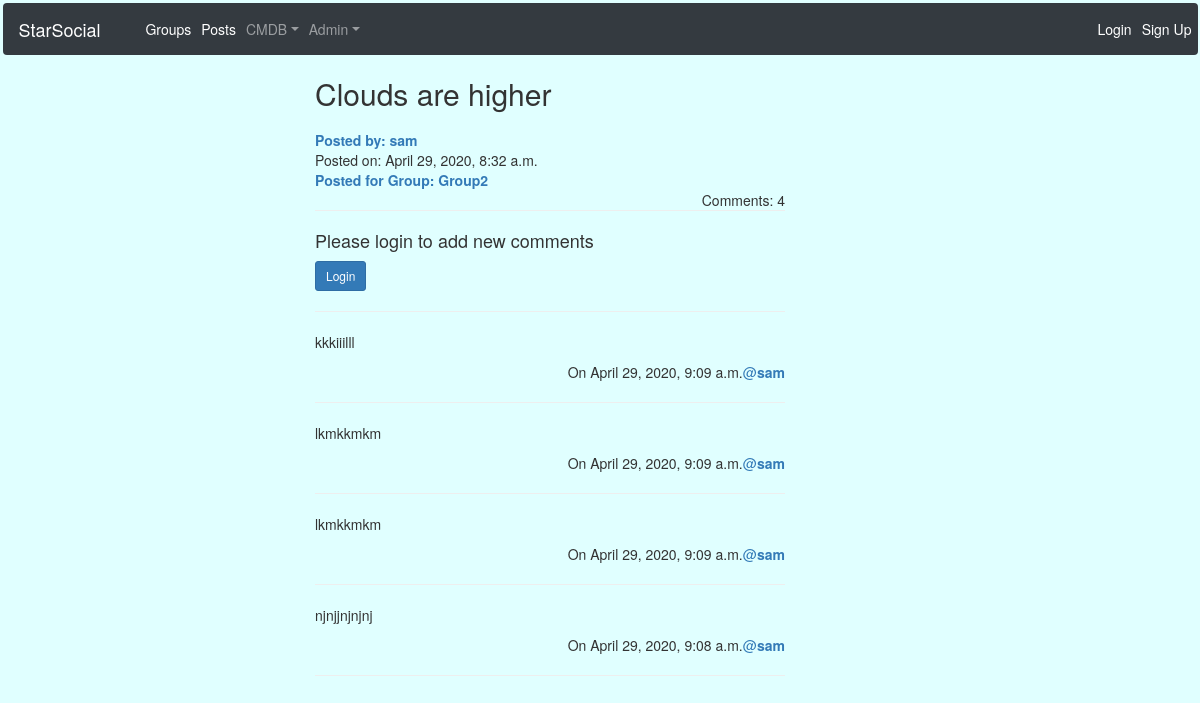
The page /posts/by/sam/12/ on the database its author committed.
### posts/models.py (models this page shows, shortened)
class Post(models.Model):
    user = models.ForeignKey(User,related_name='posts',blank=True,null=True,on_delete=models.CASCADE)
    created_at = models.DateTimeField(auto_now=True)
    message = models.TextField()
    message_html = models.TextField(editable=False)
    group = models.ForeignKey(Group, related_name='posts',blank=True,null=True,on_delete=models.CASCADE)
    class Meta:
        ordering = ['-created_at']
        unique_together = ['user','message']

class Comment(models.Model):
    message = models.TextField()
    post = models.ForeignKey(Post,related_name='comments',blank=True,null=True,on_delete=models.CASCADE)
    user = models.ForeignKey(User,related_name='comments',blank=True,null=True,on_delete=models.CASCADE)
    created_at = models.DateTimeField(auto_now=True)
    approved_comment = models.BooleanField(default=False)
    class Meta:
        ordering = ['-created_at']

### groups/models.py (models this page shows, shortened)
class Group(models.Model):
    name = models.CharField(max_length=255,unique=True)
    slug = models.SlugField(allow_unicode=True,unique=True)
    description = models.TextField(blank=True,default='')
    description_html = models.TextField(editable=False,blank=True,default='')
    member = models.ManyToManyField(User, through='GroupMember')
    class Meta:
        ordering = ['name']

### posts/views.py (the view)
# urls.py: url(r'by/(?P<username>[-\w]+)/(?P<pk>\d+)/$', views.PostDetail.as_view(), name='single'),
class PostDetail(SelectRelatedMixin,generic.DetailView):
    model = models.Post
    select_related = ('user','group')
    def get_queryset(self):
        queryset = super().get_queryset()
        return queryset.filter(user__username__iexact = self.kwargs.get('username'))

### posts/templates/posts/post_detail.html (shortened to what this page needs)
{% include 'posts/post_base.html' %}
{% load bootstrap3 %}
{% block post_content %}
    <div class='col-md-3'></div>
    <div class='col-md-5'>
        <h2>{{ post.message }}</h2>
        <div>
            <a href="{% url 'posts:for_user' username=post.user.username %}">
                <strong>Posted by: {{ post.user.username }}</strong>
            </a>
            <div class='time'>
                <span> Posted on: {{ post.created_at }}</span>
            </div>
            <a href="{% url 'groups:single' slug=post.group.slug %}">
                <strong>Posted for Group: {{ post.group.name }}</strong>
            </a>
        </div>
        <p class="float-right">Comments: {{ post.comments.count }}</p>
        <hr>
        {% if user.is_authenticated %}
            <form action="{% url 'posts:addComment' username=user.username pk=post.pk %}" method="post">
                {% csrf_token %}
                <textarea name="message" id="" cols="70" rows="3" placeholder="Type something here!"></textarea>
                <div><input type="submit" class='btn btn-primary' value="Submit"></div>
            </form>
            {% else %}
                <h4>Please login to add new comments</h4>
                <a href="{% url 'accounts:login' %}" class="btn btn-sm btn-primary">Login</a>
        {% endif %}
        <hr>
        {% for comment in post.comments.all %}
        <p>{{ comment.message }}</p>
        <a class='author float-right' href="{% url 'posts:for_user' username=comment.user.username %}">
            @<strong>{{ post.user.username }}</strong>
        </a>
        <span class='date float-right'>On {{ comment.created_at }}</span>
        <br>
        <hr>
        {% empty %}
            <p>No comments yet!</p>
        {% endfor %}
    </div>
{% endblock %}

### static/socialapp/css/master.css (style rules this page uses)
body { background-color: lightcyan }

### rows shown on the page
Post: message "Clouds are higher", user.username "sam", created_at "April 29, 2020, 8:32 a.m.", group.name "Group2", comments.count "4"
Comment: message "kkkiiilll", created_at "April 29, 2020, 9:09 a.m."
Comment: message "lkmkkmkm", created_at "April 29, 2020, 9:09 a.m."
Comment: message "lkmkkmkm", created_at "April 29, 2020, 9:09 a.m."
Comment: message "njnjjnjnjnj", created_at "April 29, 2020, 9:08 a.m."
